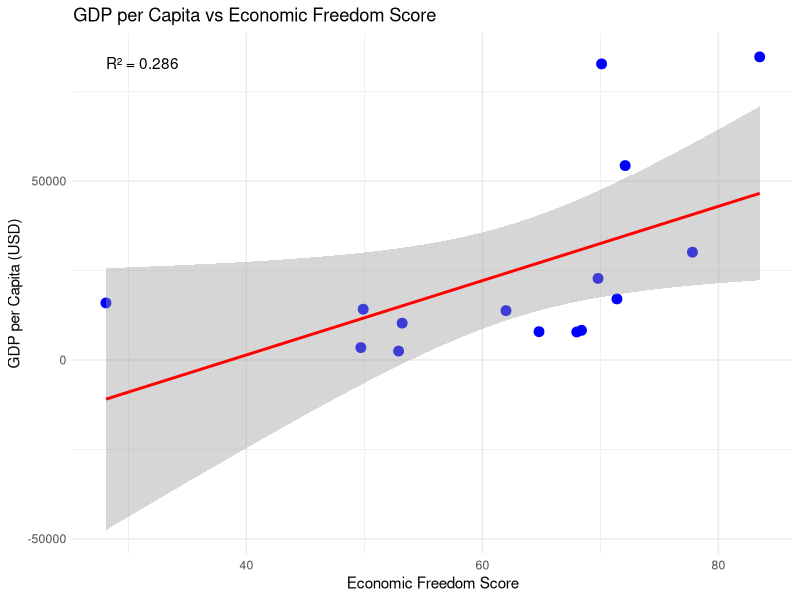
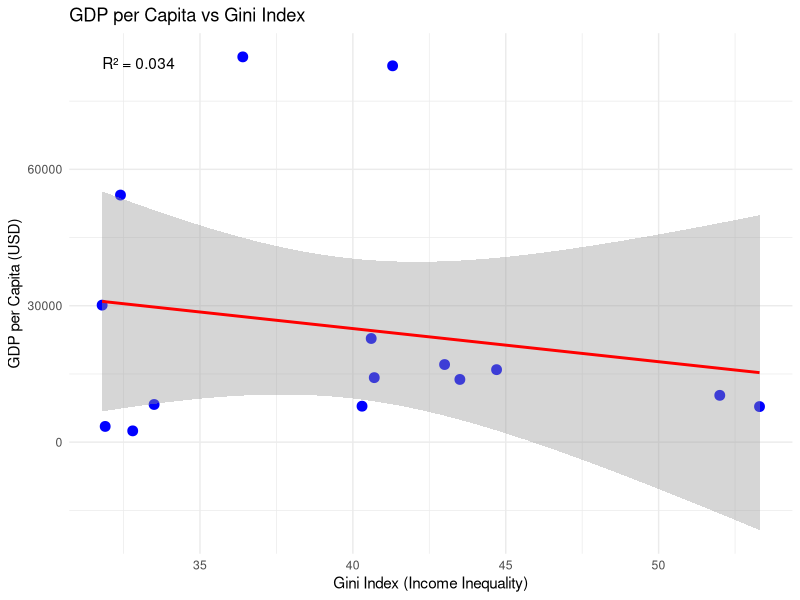
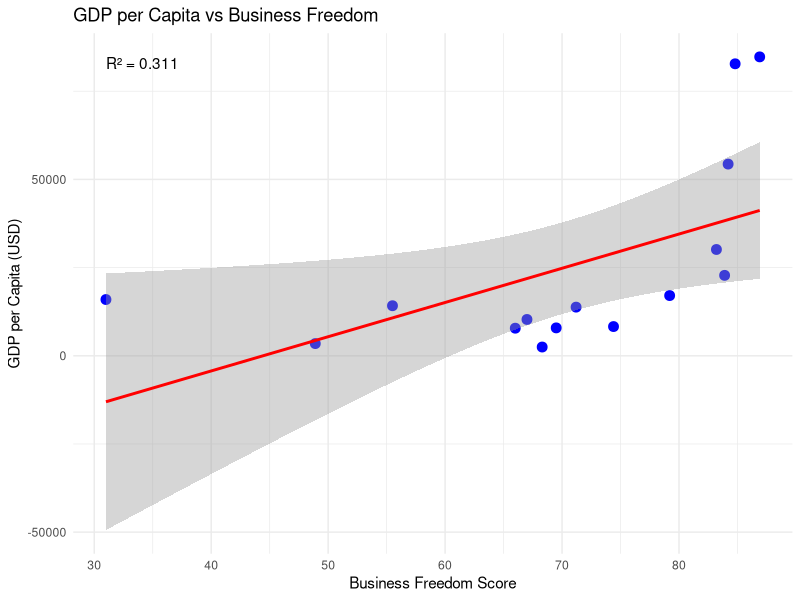
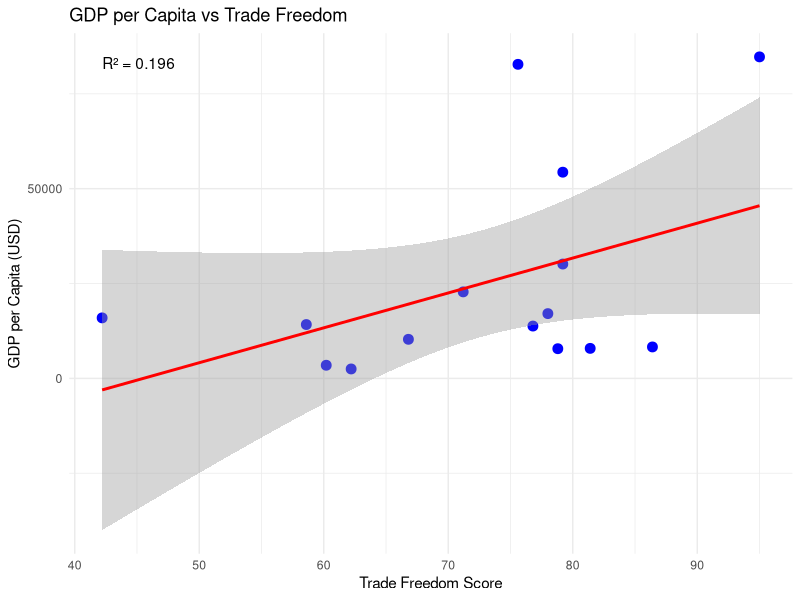
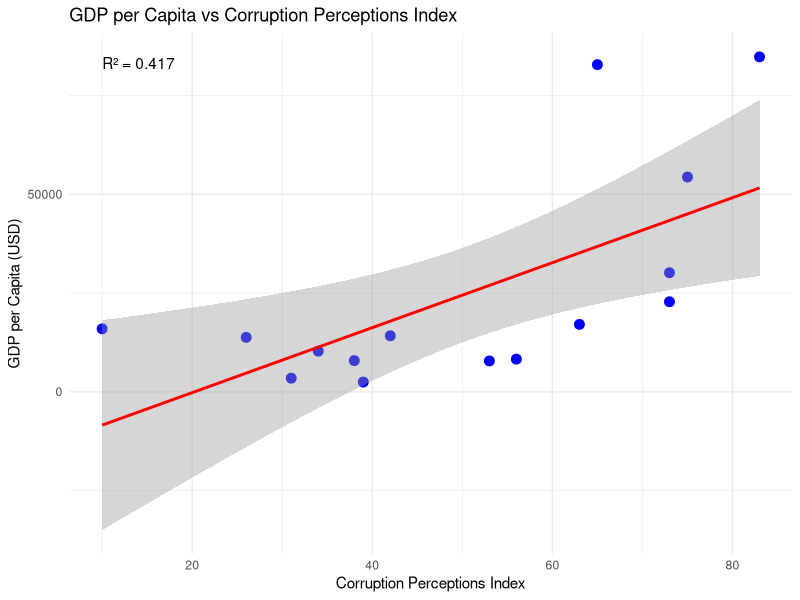
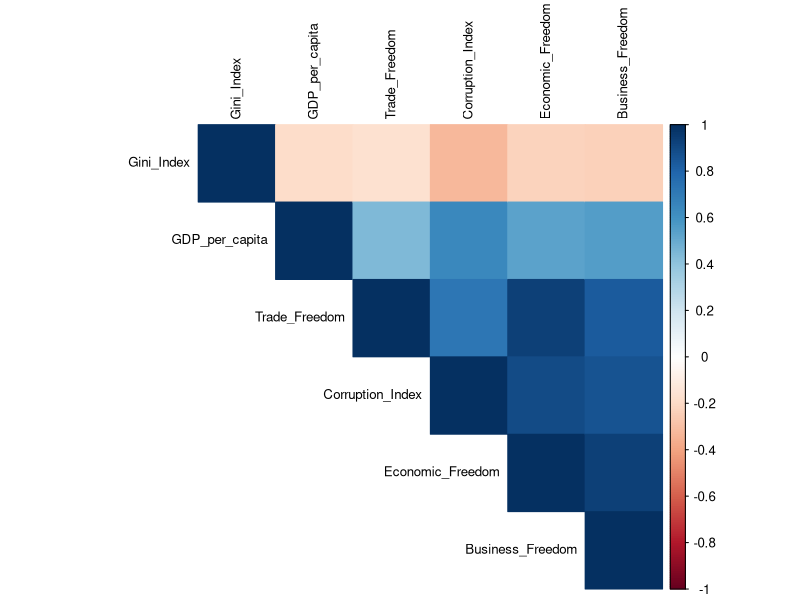

These figures' R source, in order:
# Liberty International Research Internship Assessment - Part 2
# Statistical Analysis: GDP per Capita Relationships
# ================================================

# Load required libraries
library(ggplot2)
library(corrplot)
library(gridExtra)

# Create the dataset
data <- data.frame(
  Country = c("Singapore", "United States", "Germany", "Estonia", "Uruguay", 
              "Chile", "Argentina", "Mexico", "Brazil", "Georgia", 
              "Peru", "Botswana", "Egypt", "India", "Venezuela"),
  GDP_per_capita = c(84734, 82769, 54343, 30133, 22798, 17068, 14187, 13790, 
                     10295, 8284, 7907, 7820, 3457, 2481, 15944),
  Economic_Freedom = c(83.5, 70.1, 72.1, 77.8, 69.8, 71.4, 49.9, 62.0, 
                       53.2, 68.4, 64.8, 68.0, 49.7, 52.9, 28.1),
  Gini_Index = c(36.4, 41.3, 32.4, 31.8, 40.6, 43.0, 40.7, 43.5, 
                 52.0, 33.5, 40.3, 53.3, 31.9, 32.8, 44.7),
  Business_Freedom = c(86.9, 84.8, 84.2, 83.2, 83.9, 79.2, 55.5, 71.2, 
                       67.0, 74.4, 69.5, 66.0, 48.9, 68.3, 31.0),
  Trade_Freedom = c(95.0, 75.6, 79.2, 79.2, 71.2, 78.0, 58.6, 76.8, 
                    66.8, 86.4, 81.4, 78.8, 60.2, 62.2, 42.2),
  Corruption_Index = c(83, 65, 75, 73, 73, 63, 42, 26, 34, 56, 38, 53, 31, 39, 10)
)

# Display basic statistics
print("=== DATASET OVERVIEW ===")
print(summary(data[,-1]))  # Exclude country names from summary

# ================================================
# 1. SIMPLE LINEAR REGRESSIONS
# ================================================

# GDP vs Economic Freedom
reg1 <- lm(GDP_per_capita ~ Economic_Freedom, data = data)
print("=== GDP vs Economic Freedom ===")
print(summary(reg1))

# GDP vs Gini Index
reg2 <- lm(GDP_per_capita ~ Gini_Index, data = data)
print("=== GDP vs Gini Index ===")
print(summary(reg2))

# GDP vs Business Freedom
reg3 <- lm(GDP_per_capita ~ Business_Freedom, data = data)
print("=== GDP vs Business Freedom ===")
print(summary(reg3))

# GDP vs Trade Freedom
reg4 <- lm(GDP_per_capita ~ Trade_Freedom, data = data)
print("=== GDP vs Trade Freedom ===")
print(summary(reg4))

# GDP vs Corruption Index
reg5 <- lm(GDP_per_capita ~ Corruption_Index, data = data)
print("=== GDP vs Corruption Index ===")
print(summary(reg5))

# ================================================
# 2. SCATTER PLOTS WITH TREND LINES
# ================================================

# Create scatter plots
p1 <- ggplot(data, aes(x = Economic_Freedom, y = GDP_per_capita)) +
  geom_point(size = 3, color = "blue") +
  geom_smooth(method = "lm", se = TRUE, color = "red") +
  labs(title = "GDP per Capita vs Economic Freedom Score",
       x = "Economic Freedom Score", 
       y = "GDP per Capita (USD)") +
  theme_minimal() +
  annotate("text", x = min(data$Economic_Freedom), y = max(data$GDP_per_capita),
           label = paste("R² =", round(summary(reg1)$r.squared, 3)), 
           hjust = 0, vjust = 1)

p2 <- ggplot(data, aes(x = Gini_Index, y = GDP_per_capita)) +
  geom_point(size = 3, color = "blue") +
  geom_smooth(method = "lm", se = TRUE, color = "red") +
  labs(title = "GDP per Capita vs Gini Index",
       x = "Gini Index (Income Inequality)", 
       y = "GDP per Capita (USD)") +
  theme_minimal() +
  annotate("text", x = min(data$Gini_Index), y = max(data$GDP_per_capita),
           label = paste("R² =", round(summary(reg2)$r.squared, 3)), 
           hjust = 0, vjust = 1)

p3 <- ggplot(data, aes(x = Business_Freedom, y = GDP_per_capita)) +
  geom_point(size = 3, color = "blue") +
  geom_smooth(method = "lm", se = TRUE, color = "red") +
  labs(title = "GDP per Capita vs Business Freedom",
       x = "Business Freedom Score", 
       y = "GDP per Capita (USD)") +
  theme_minimal() +
  annotate("text", x = min(data$Business_Freedom), y = max(data$GDP_per_capita),
           label = paste("R² =", round(summary(reg3)$r.squared, 3)), 
           hjust = 0, vjust = 1)

p4 <- ggplot(data, aes(x = Trade_Freedom, y = GDP_per_capita)) +
  geom_point(size = 3, color = "blue") +
  geom_smooth(method = "lm", se = TRUE, color = "red") +
  labs(title = "GDP per Capita vs Trade Freedom",
       x = "Trade Freedom Score", 
       y = "GDP per Capita (USD)") +
  theme_minimal() +
  annotate("text", x = min(data$Trade_Freedom), y = max(data$GDP_per_capita),
           label = paste("R² =", round(summary(reg4)$r.squared, 3)), 
           hjust = 0, vjust = 1)

p5 <- ggplot(data, aes(x = Corruption_Index, y = GDP_per_capita)) +
  geom_point(size = 3, color = "blue") +
  geom_smooth(method = "lm", se = TRUE, color = "red") +
  labs(title = "GDP per Capita vs Corruption Perceptions Index",
       x = "Corruption Perceptions Index", 
       y = "GDP per Capita (USD)") +
  theme_minimal() +
  annotate("text", x = min(data$Corruption_Index), y = max(data$GDP_per_capita),
           label = paste("R² =", round(summary(reg5)$r.squared, 3)), 
           hjust = 0, vjust = 1)

# Display plots
print(p1)
print(p2)
print(p3)
print(p4)
print(p5)

# ================================================
# 3. MULTIPLE REGRESSION
# ================================================

# Multiple regression with all variables
multiple_reg <- lm(GDP_per_capita ~ Economic_Freedom + Gini_Index + 
                   Business_Freedom + Trade_Freedom + Corruption_Index, 
                   data = data)

print("=== MULTIPLE REGRESSION RESULTS ===")
print(summary(multiple_reg))

# ================================================
# 4. CORRELATION MATRIX
# ================================================

# Create correlation matrix
cor_matrix <- cor(data[,-1])  # Exclude country names
print("=== CORRELATION MATRIX ===")
print(round(cor_matrix, 3))

# Visualize correlation matrix
corrplot(cor_matrix, method = "color", type = "upper", 
         order = "hclust", tl.cex = 0.8, tl.col = "black")

# ================================================
# 5. SUMMARY OF KEY FINDINGS
# ================================================

print("=== KEY REGRESSION RESULTS SUMMARY ===")
cat("Simple Linear Regressions (R-squared values):\n")
cat("GDP vs Economic Freedom:    ", round(summary(reg1)$r.squared, 3), "\n")
cat("GDP vs Gini Index:          ", round(summary(reg2)$r.squared, 3), "\n")
cat("GDP vs Business Freedom:    ", round(summary(reg3)$r.squared, 3), "\n")
cat("GDP vs Trade Freedom:       ", round(summary(reg4)$r.squared, 3), "\n")
cat("GDP vs Corruption Index:    ", round(summary(reg5)$r.squared, 3), "\n")
cat("\nMultiple Regression R-squared: ", round(summary(multiple_reg)$r.squared, 3), "\n")
cat("Multiple Regression Adj R-squared: ", round(summary(multiple_reg)$adj.r.squared, 3), "\n")

# Extract coefficients for interpretation
coefs <- summary(multiple_reg)$coefficients
print("=== MULTIPLE REGRESSION COEFFICIENTS ===")
print(round(coefs, 4))

# END OF ANALYSIS